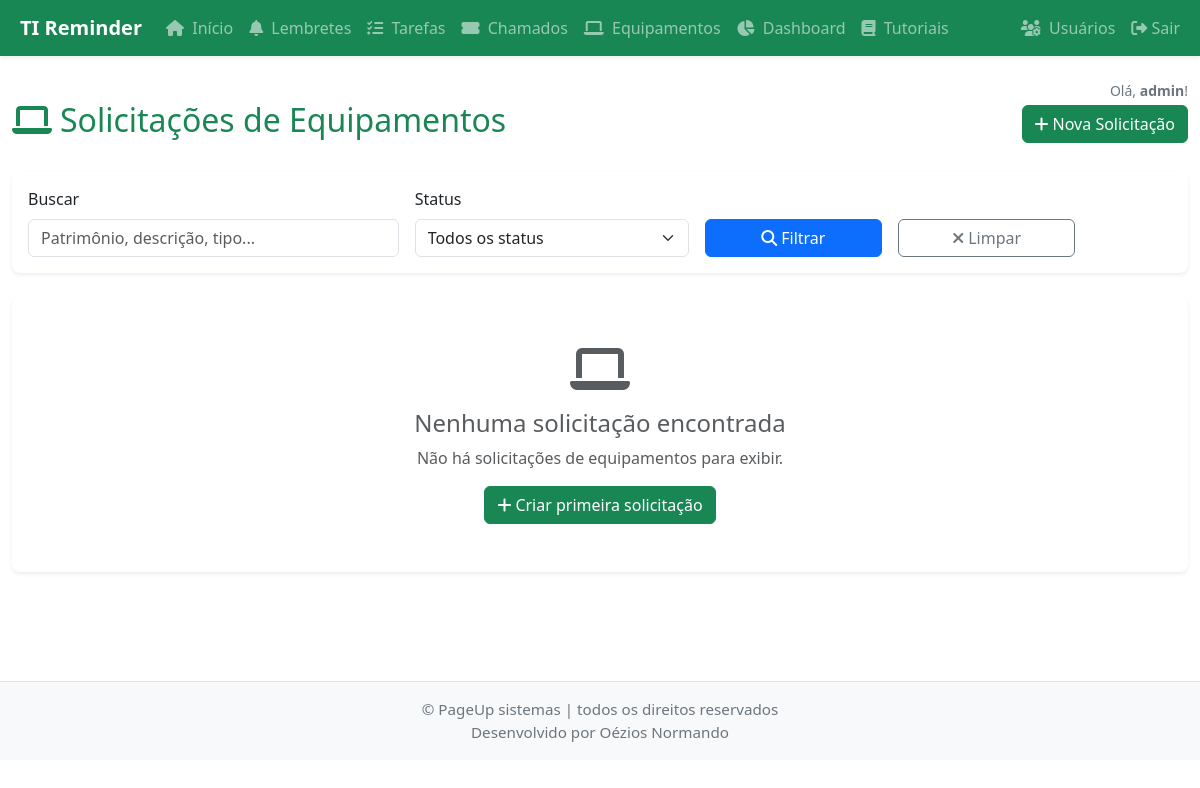
The app's page /equipment/list (signed in), older data.
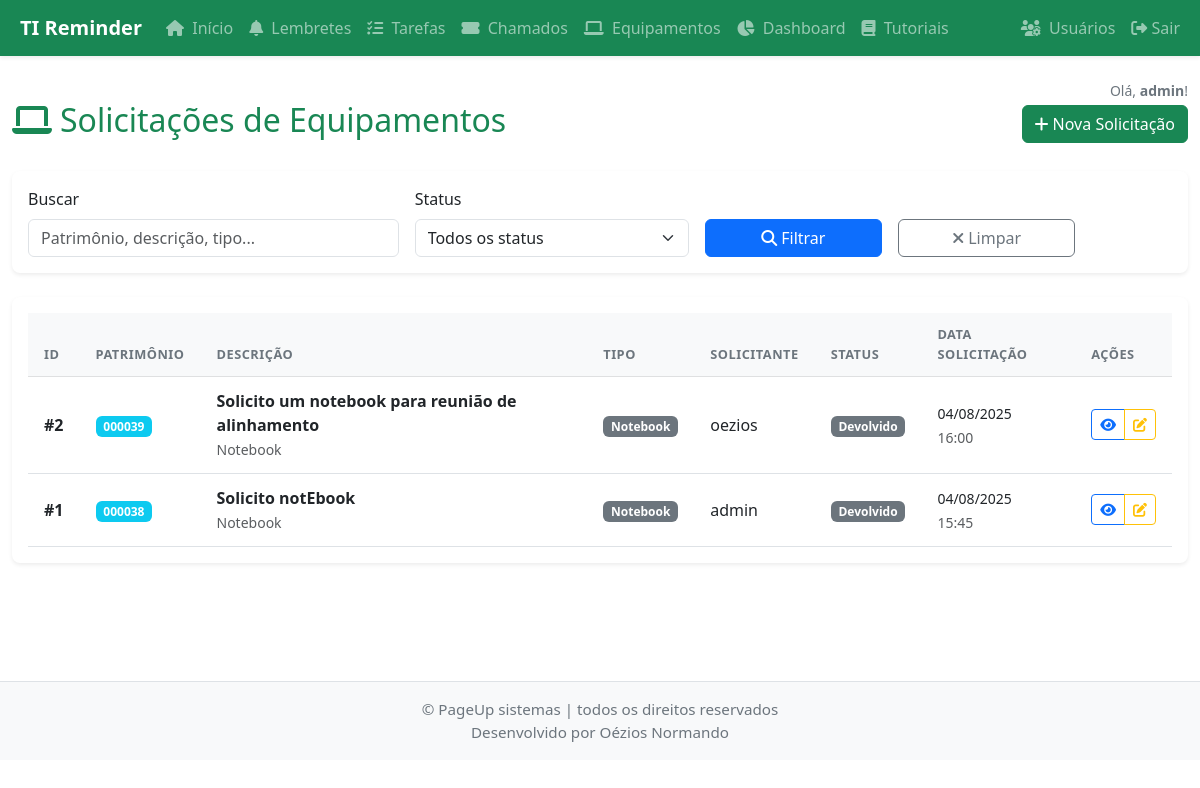
The same page, newer data.
### app/models.py (models this page shows, shortened)
class User(db.Model):
    id = db.Column(db.Integer, primary_key=True)
    username = db.Column(db.String(64), unique=True, nullable=False)
    email = db.Column(db.String(120), unique=True, nullable=False)
    password_hash = db.Column(db.String(128), nullable=False)
    is_admin = db.Column(db.Boolean, default=False)
    is_ti = db.Column(db.Boolean, default=False)  # Indica se o usuário é da equipe de TI
    ativo = db.Column(db.Boolean, default=True)  # Para ativação/desativação
    sector_id = db.Column(db.Integer, db.ForeignKey('sector.id'), nullable=True)
    sector = db.relationship('Sector', backref='usuarios')
    reminders = db.relationship('Reminder', backref='usuario', lazy=True)
    tasks = db.relationship('Task', backref='usuario', lazy=True)

class EquipmentRequest(db.Model):
    id = db.Column(db.Integer, primary_key=True)
    description = db.Column(db.Text, nullable=False)  # Descrição do equipamento
    patrimony = db.Column(db.String(50), nullable=True)  # Número do patrimônio
    delivery_date = db.Column(db.Date, nullable=True)  # Data de entrega
    return_date = db.Column(db.Date, nullable=True)  # Data de devolução
    conference_status = db.Column(db.String(50), nullable=True)  # Status de conferência
    observations = db.Column(db.Text, nullable=True)  # Observações
    requester_id = db.Column(db.Integer, db.ForeignKey('user.id'), nullable=False)  # Solicitante
    received_by_id = db.Column(db.Integer, db.ForeignKey('user.id'), nullable=True)  # Quem recebeu
    approved_by_id = db.Column(db.Integer, db.ForeignKey('user.id'), nullable=True)  # Quem aprovou
    status = db.Column(db.String(20), nullable=False, default='Solicitado')  # Solicitado, Aprovado, Entregue, Devolvido, Negado
    request_date = db.Column(db.DateTime, nullable=False, default=datetime.utcnow)  # Data da solicitação
    approval_date = db.Column(db.DateTime, nullable=True)  # Data de aprovação
    equipment_type = db.Column(db.String(50), nullable=True)  # Tipo de equipamento (notebook, monitor, etc.)
    destination_sector = db.Column(db.String(100), nullable=True)  # Setor/Destino
    request_reason = db.Column(db.Text, nullable=True)  # Motivo da solicitação
    created_at = db.Column(db.DateTime, nullable=False, default=datetime.utcnow)
    updated_at = db.Column(db.DateTime, nullable=False, default=datetime.utcnow, onupdate=datetime.utcnow)
    requester = db.relationship('User', foreign_keys=[requester_id], backref='equipment_requests_solicitadas')
    received_by = db.relationship('User', foreign_keys=[received_by_id], backref='equipment_requests_recebidas')
    approved_by = db.relationship('User', foreign_keys=[approved_by_id], backref='equipment_requests_aprovadas')
    def can_be_edited_by(self, user):
        return (user.id == self.requester_id or
                user.is_admin or
                user.is_ti)

### app/routes.py (the view, shortened to what this page needs)
@bp.route('/equipment/list')
@login_required
def list_equipment():
    status_filter = request.args.get('status', '')
    search = request.args.get('search', '').strip()
    if session.get('is_admin') or session.get('is_ti'):
        query = EquipmentRequest.query
    else:
        query = EquipmentRequest.query.filter_by(requester_id=session.get('user_id'))
    if status_filter:
        query = query.filter(EquipmentRequest.status == status_filter)
    equipment_requests = query.order_by(EquipmentRequest.request_date.desc()).all()
    return render_template('equipment_list.html',
                         equipment_requests=equipment_requests,
                         status_filter=status_filter,
                         search=search)

### app/auth_utils.py (called while the page is built)
def login_required(f):
    @wraps(f)
    def decorated_function(*args, **kwargs):
        if 'user_id' not in session:
            return redirect(url_for('auth.login', need_login=True))
        from .models import User
        user = User.query.get(session['user_id'])
        if user and not user.ativo:
            session.clear()
            flash('Seu acesso foi desativado pelo administrador.', 'danger')
            return redirect(url_for('auth.login'))
        return f(*args, **kwargs)
    return decorated_function

### app/templates/equipment_list.html (shortened to what this page needs)
{% extends "base.html" %}
{% block content %}
<div class="row">
    <div class="col-12">
        <div class="d-flex justify-content-between align-items-center mb-4">
            <h2><i class="fas fa-laptop me-2"></i>Solicitações de Equipamentos</h2>
            <a href="{{ url_for('main.new_equipment_request') }}" class="btn btn-success">
                <i class="fas fa-plus me-1"></i>Nova Solicitação
            </a>
        </div>
        <div class="card mb-4">
            <div class="card-body">
                <form method="GET" class="row g-3">
                    <div class="col-md-4">
                        <label for="search" class="form-label">Buscar</label>
                        <input type="text" class="form-control" id="search" name="search"
                               value="{{ search }}" placeholder="Patrimônio, descrição, tipo...">
                    </div>
                    <div class="col-md-3">
                        <label for="status" class="form-label">Status</label>
                        <select class="form-select" id="status" name="status">
                            <option value="">Todos os status</option>
                        </select>
                    </div>
                    <div class="col-md-2">
                        <label class="form-label">&nbsp;</label>
                        <button type="submit" class="btn btn-primary w-100">
                            <i class="fas fa-search me-1"></i>Filtrar
                        </button>
                    </div>
                    <div class="col-md-2">
                        <label class="form-label">&nbsp;</label>
                        <a href="{{ url_for('main.list_equipment') }}" class="btn btn-outline-secondary w-100">
                            <i class="fas fa-times me-1"></i>Limpar
                        </a>
                    </div>
                </form>
            </div>
        </div>
        {% if equipment_requests %}
        <div class="card">
            <div class="card-body">
                <div class="table-responsive">
                    <table class="table table-hover">
                        <thead class="table-light">
                            <tr>
                                <th>ID</th>
                                <th>Patrimônio</th>
                                <th>Descrição</th>
                                <th>Tipo</th>
                                <th>Solicitante</th>
                                <th>Status</th>
                                <th>Data Solicitação</th>
                                <th>Ações</th>
                            </tr>
                        </thead>
                        <tbody>
                            {% for request in equipment_requests %}
                            <tr>
                                <td><strong>#{{ request.id }}</strong></td>
                                <td>
                                    {% if request.patrimony %}
                                        <span class="badge bg-info">{{ request.patrimony }}</span>
                                    {% else %}
                                        <span class="text-muted">-</span>
                                    {% endif %}
                                </td>
                                <td>
                                    <div class="fw-bold">{{ request.description[:50] }}{% if request.description|length > 50 %}...{% endif %}</div>
                                    {% if request.equipment_type %}
                                        <small class="text-muted">{{ request.equipment_type }}</small>
                                    {% endif %}
                                </td>
                                <td>
                                    {% if request.equipment_type %}
                                        <span class="badge bg-secondary">{{ request.equipment_type }}</span>
                                    {% else %}
                                        <span class="text-muted">-</span>
                                    {% endif %}
                                </td>
                                <td>{{ request.requester.username }}</td>
                                <td>
                                    {% if request.status == 'Solicitado' %}
                                        <span class="badge bg-warning">Solicitado</span>
                                    {% elif request.status == 'Aprovado' %}
                                        <span class="badge bg-info">Aprovado</span>
                                    {% elif request.status == 'Entregue' %}
                                        <span class="badge bg-success">Entregue</span>
                                    {% elif request.status == 'Devolvido' %}
                                        <span class="badge bg-secondary">Devolvido</span>
                                    {% elif request.status == 'Negado' %}
                                        <span class="badge bg-danger">Negado</span>
                                    {% endif %}
                                </td>
                                <td>
                                    <small>{{ request.request_date.strftime('%d/%m/%Y') }}</small>
                                    <br>
                                    <small class="text-muted">{{ request.request_date.strftime('%H:%M') }}</small>
                                </td>
                                <td>
                                    <div class="btn-group" role="group">
                                        <a href="{{ url_for('main.equipment_detail', id=request.id) }}"
                                           class="btn btn-sm btn-outline-primary" title="Ver detalhes">
                                            <i class="fas fa-eye"></i>
                                        </a>
                                        {% if request.can_be_edited_by(request.requester) %}
                                        <a href="{{ url_for('main.edit_equipment_request', id=request.id) }}"
                                           class="btn btn-sm btn-outline-warning" title="Editar">
                                            <i class="fas fa-edit"></i>
                                        </a>
                                        {% endif %}
                                    </div>
                                </td>
                            </tr>
                            {% endfor %}
                        </tbody>
                    </table>
                </div>
            </div>
        </div>
        {% else %}
        <div class="card">
            <div class="card-body text-center py-5">
                <i class="fas fa-laptop fa-3x text-muted mb-3"></i>
                <h4 class="text-muted">Nenhuma solicitação encontrada</h4>
                <p class="text-muted">Não há solicitações de equipamentos para exibir.</p>
                <a href="{{ url_for('main.new_equipment_request') }}" class="btn btn-success">
                    <i class="fas fa-plus me-1"></i>Criar primeira solicitação
                </a>
            </div>
        </div>
        {% endif %}
    </div>
</div>
{% endblock %}

### app/templates/base.html (shortened to what this page needs)
<!DOCTYPE html>
<html lang="pt-br">
<head>
    <link href="https://cdn.jsdelivr.net/npm/bootstrap@5.3.0/dist/css/bootstrap.min.css" rel="stylesheet">
    <link rel="stylesheet" href="{{ url_for('static', filename='style.css') }}">
    <link rel="stylesheet" href="https://cdnjs.cloudflare.com/ajax/libs/font-awesome/6.4.2/css/all.min.css">
</head>
<body>
{% if session.get('user_id') %}
<nav class="navbar navbar-expand-lg navbar-dark bg-success shadow-sm mb-4">
  <div class="container-fluid">
    <a class="navbar-brand fw-bold" href="{{ url_for('main.index') }}">
      TI Reminder
    </a>
    <div class="collapse navbar-collapse">
      <ul class="navbar-nav me-auto mb-2 mb-lg-0">
        <li class="nav-item"><a class="nav-link" href="{{ url_for('main.index') }}"><i class="fas fa-home me-1"></i> Início</a></li>
        <li class="nav-item"><a class="nav-link" href="{{ url_for('main.reminders') }}"><i class="fas fa-bell me-1"></i> Lembretes</a></li>
        <li class="nav-item"><a class="nav-link" href="{{ url_for('main.tasks') }}"><i class="fas fa-tasks me-1"></i> Tarefas</a></li>
        <li class="nav-item"><a class="nav-link" href="{{ url_for('main.listar_chamados') }}"><i class="fas fa-ticket-alt me-1"></i> Chamados</a></li>
        <li class="nav-item"><a class="nav-link" href="{{ url_for('main.list_equipment') }}"><i class="fas fa-laptop me-1"></i> Equipamentos</a></li>
        <li class="nav-item"><a class="nav-link" href="{{ url_for('main.dashboard') }}"><i class="fas fa-chart-pie me-1"></i> Dashboard</a></li>
        <li class="nav-item"><a class="nav-link" href="{{ url_for('main.listar_tutoriais') }}"><i class="fas fa-book me-1"></i> Tutoriais</a></li>
      </ul>
      <ul class="navbar-nav ms-auto mb-2 mb-lg-0">
        {% if session.get('is_admin') %}
        <li class="nav-item">
          <a class="nav-link {% if request.endpoint == 'main.users_admin' %}active{% endif %}" href="{{ url_for('main.users_admin') }}"><i class="fas fa-users-cog me-1"></i> Usuários</a>
        </li>
        {% endif %}
        <li class="nav-item">
          <a class="nav-link" href="{{ url_for('auth.logout') }}">
            <i class="fas fa-sign-out-alt"></i> Sair
          </a>
        </li>
      </ul>
    </div>
  </div>
</nav>
{% endif %}
<div class="container">
  <div class="row">
    {% if session.get('username') %}
    <div class="col-md-12">
      <div class="d-flex justify-content-end">
        <span class="text-secondary small">Olá, <strong>{{ session['username'] }}</strong>!</span>
      </div>
    </div>
    {% endif %}
  </div>
    {% block content %}{% endblock %}
</div>
<footer class="footer py-3 bg-light text-center border-top" style="font-size: 0.95rem; color: #6c757d;">
  <div class="container">
    <span>&copy; PageUp sistemas | todos os direitos reservados<br>Desenvolvido por Oézios Normando</span>
  </div>
</footer>
</body>
</html>

### app/static/style.css (style rules this page uses)
html, body { height: 100%; }
body { min-height: 100vh; display: flex; flex-direction: column; padding-bottom: 40px; }
.container { flex: 1 0 auto; overflow-y: auto; max-width: 100vw; }
.card { margin-bottom: 20px; box-shadow: 0 0.125rem 0.25rem rgba(0, 0, 0, 0.075); border: none; border-radius: 0.5rem; overflow: hidden; }
.bg-info { background-color: #0dcaf0 !important; }
.bg-success { background-color: #198754 !important; }
.table { margin-bottom: 0; }
.table th { font-weight: 600; font-size: 0.8rem; text-transform: uppercase; letter-spacing: 0.5px; color: #6c757d; border-top: none; padding: 0.75rem 1rem; background-color: #f8f9fa; }
.table td { padding: 0.75rem 1rem; vertical-align: middle; border-top: 1px solid #f1f1f1; }

### app/templates/base.html (style rules this page uses)
.bg-success { background-color: #198754; border-color: #198754; }
a { color: #198754; }
h1, h2, h3, h4, h5, h6 { color: #198754; }

Row changes from the older to the newer data that the page shows:
added EquipmentRequest: id "2", patrimony "000039", description "Solicito um notebook para reunião de alinhamento", equipment_type "Notebook", requester.username "oezios", status "Devolvido", request_date "04/08/2025", request_date "16:00"
added EquipmentRequest: id "1", patrimony "000038", description "Solicito notEbook", equipment_type "Notebook", requester.username "admin", status "Devolvido", request_date "04/08/2025", request_date "15:45"
Text that changed along with them:
text no longer shown: "Nenhuma solicitação encontrada Não há solicitações de equipamentos para exibir. Criar primeira solicitação"
text now shown: "ID PATRIMÔNIO DESCRIÇÃO TIPO SOLICITANTE STATUS DATA SOLICITAÇÃO AÇÕES"
